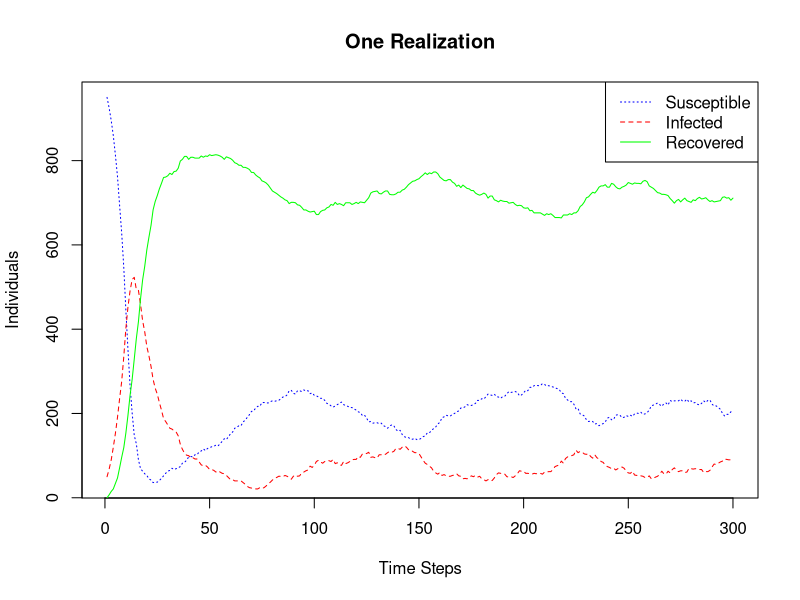

Source code (R):
# Task 1f: Code that simulates Markov chain Yn for n = 300 steps.

N <- 1000 # Individuals.

Y0 <- c(950, 50, 0) # Starting state.

# Probabilities (to begin with).
gamma <- 0.10
alpha <- 0.01
beta <- function(Y){
  return (0.5*Y[2]/N)
}
n <- 300 # Time steps.

values <- matrix(data=NA,nrow=3,ncol=n) # Preallocate matrix for simulated values. 
values[, 1] <- Y0

# Run simulation.
for (t in 2:n){
  # Use a binomial to simulate. 
  old_susc <- values[1, t-1]
  old_inf <- values[2, t-1]
  old_rec <- values[3, t-1]
  
  new_susc <- rbinom(n = 1, size = old_susc, 1-beta(values[, t-1]))
  new_inf <- rbinom(n = 1, size = old_inf, 1-gamma) 
  new_rec <- rbinom(n = 1,size =  old_rec, 1-alpha) 
  Y <- c(new_susc - (new_rec - old_rec), new_inf - (new_susc - old_susc), new_rec - (new_inf - old_inf))
  print(Y)
  values[, t] <- Y
}

par_lty <- c(3,2,1)
par_col <- c("blue", "red", "green")
plot(1:n, values[1, ], type = "l", lty = par_lty[1], col = par_col[1], xlab="Time Steps", ylab = "Individuals", main = "One Realization")
lines(1:n, values[2, ], type = "l", lty = par_lty[2], col = par_col[2])
lines(1:n, values[3, ], type = "l", lty = par_lty[3], col = par_col[3])
legend("topright", legend= c("Susceptible", "Infected", "Recovered"), lty = par_lty, col = par_col)
